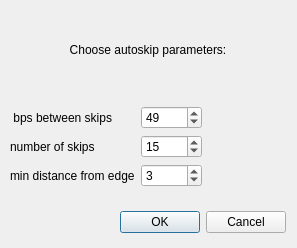
<?xml version="1.0" encoding="UTF-8"?>
<ui version="4.0">
 <class>Dialog</class>
 <widget class="QDialog" name="Dialog">
  <property name="geometry">
   <rect>
    <x>0</x>
    <y>0</y>
    <width>297</width>
    <height>248</height>
   </rect>
  </property>
  <property name="sizePolicy">
   <sizepolicy hsizetype="Fixed" vsizetype="Fixed">
    <horstretch>0</horstretch>
    <verstretch>0</verstretch>
   </sizepolicy>
  </property>
  <property name="windowTitle">
   <string>Dialog</string>
  </property>
  <widget class="QWidget" name="layoutWidget">
   <property name="geometry">
    <rect>
     <x>10</x>
     <y>0</y>
     <width>276</width>
     <height>233</height>
    </rect>
   </property>
   <layout class="QVBoxLayout" name="verticalLayout">
    <item>
     <widget class="QLabel" name="label">
      <property name="text">
       <string>Choose autoskip parameters:</string>
      </property>
      <property name="alignment">
       <set>Qt::AlignCenter</set>
      </property>
     </widget>
    </item>
    <item>
     <layout class="QFormLayout" name="formLayout">
      <property name="fieldGrowthPolicy">
       <enum>QFormLayout::FieldsStayAtSizeHint</enum>
      </property>
      <item row="1" column="0">
       <widget class="QLabel" name="targetBpBetweenSkipLabel">
        <property name="text">
         <string> bps between skips</string>
        </property>
       </widget>
      </item>
      <item row="2" column="0">
       <widget class="QLabel" name="numOfSkipLabel">
        <property name="text">
         <string>number of skips</string>
        </property>
       </widget>
      </item>
      <item row="2" column="1">
       <widget class="QSpinBox" name="numOfSkipBox">
        <property name="maximum">
         <number>10000</number>
        </property>
        <property name="value">
         <number>15</number>
        </property>
       </widget>
      </item>
      <item row="3" column="0">
       <widget class="QLabel" name="initialPositionLabel">
        <property name="text">
         <string>min distance from edge</string>
        </property>
       </widget>
      </item>
      <item row="1" column="1">
       <widget class="QSpinBox" name="targetBpBetweenSkipBox">
        <property name="enabled">
         <bool>true</bool>
        </property>
        <property name="maximum">
         <number>10000</number>
        </property>
        <property name="value">
         <number>49</number>
        </property>
       </widget>
      </item>
      <item row="3" column="1">
       <widget class="QSpinBox" name="initialPositionBox">
        <property name="minimum">
         <number>2</number>
        </property>
        <property name="maximum">
         <number>10000</number>
        </property>
        <property name="value">
         <number>3</number>
        </property>
       </widget>
      </item>
     </layout>
    </item>
    <item>
     <widget class="QDialogButtonBox" name="buttonBox">
      <property name="orientation">
       <enum>Qt::Horizontal</enum>
      </property>
      <property name="standardButtons">
       <set>QDialogButtonBox::Cancel|QDialogButtonBox::Ok</set>
      </property>
     </widget>
    </item>
   </layout>
  </widget>
 </widget>
 <tabstops>
  <tabstop>targetBpbetweenSkipBox</tabstop>
  <tabstop>numOfSkipBox</tabstop>
  <tabstop>initialPositionBox</tabstop>
  <tabstop>buttonBox</tabstop>
 </tabstops>
 <resources/>
 <connections>
  <connection>
   <sender>buttonBox</sender>
   <signal>accepted()</signal>
   <receiver>Dialog</receiver>
   <slot>accept()</slot>
   <hints>
    <hint type="sourcelabel">
     <x>248</x>
     <y>254</y>
    </hint>
    <hint type="destinationlabel">
     <x>157</x>
     <y>274</y>
    </hint>
   </hints>
  </connection>
  <connection>
   <sender>buttonBox</sender>
   <signal>rejected()</signal>
   <receiver>Dialog</receiver>
   <slot>reject()</slot>
   <hints>
    <hint type="sourcelabel">
     <x>316</x>
     <y>260</y>
    </hint>
    <hint type="destinationlabel">
     <x>286</x>
     <y>274</y>
    </hint>
   </hints>
  </connection>
 </connections>
</ui>
